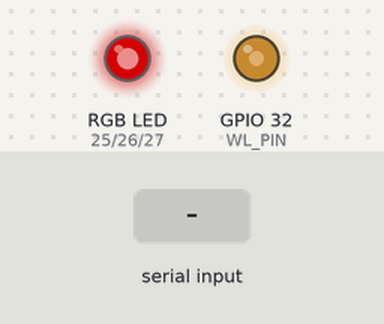
Recording of a sketch running on a simulated ESP32. Parts: an RGB LED mixed from three pins (HIGH = lit), output pins drawn as LEDs (lit = HIGH). Inputs (shaded band) come from the test bench. Dim RGB values are drawn brighter than linear; nothing arrives over Bluetooth unless stated; what the sketch prints to the serial monitor is not drawn. At 11.3 s the program restarts the board; the recording ends there.

Above: at 1.24 s.
1.3 s: "b" received over the second serial link
At 2.75 s:
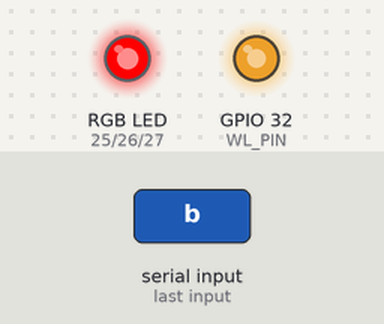
At 3.35 s:
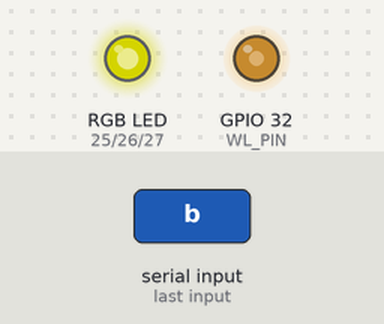
4.3 s: "k" received over the second serial link
At 4.3 s:
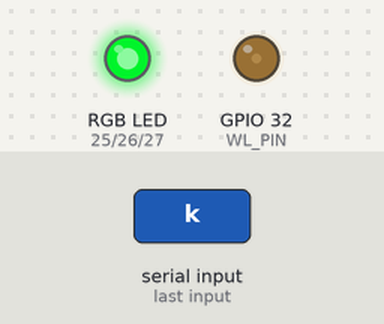
7.3 s: "l" received over the second serial link
Timing chart, 0 to 9.6 s (numbered marks = the images above; inputs shaded):
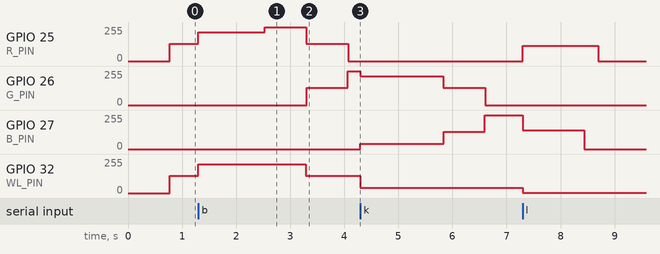

Measured:
- after the input at 1.3 s, GPIO 27 (B_PIN): stays 0/255 (without the input it goes to 119/255 after 2.5 s)
- after the input at 4.3 s, GPIO 25 (R_PIN): stays 0/255 (without the input it goes to 128/255 after 2.1 s); GPIO 32 (WL_PIN): stays 40/255 (without the input it goes to 128/255 after 0.53 s)

The sketch:

CustomMouseLights.ino
```cpp
//
//          CustomMouseLights
//           By MagAcademy30
//          Firmawe to ESP32.
//
#include "BluetoothSerial.h" // Импорт Блютуз библиотеки

// Настройки
#define VERSION "0.1v By MagAcademy30" // Версия прошивки
#define BT_NAME "CML_BL" // Имя в сети блютуз устроиств
#define BT_PASS "0000" // Пароль от блютуза, не работает пока.
#define WL_DEFSPEED 5 // Стандартная скорость колеса мыши
#define LG_DEFSPEED 5 // Стандартная скорость лого/корпуса мыши
#define DEFAULT_MODE 2 // Стандартный эффект (1 - Пульс, 2 - "Дыхание", 3 - Сплошной цвет)
#define ST_PULSE 3 // Стандартный цвет для пульса (1 = Красный(Лого/Корпус), 2 = Зелёный(Лого/Корпус), 3 = Синий(Лого/Корпус))
#define DEFAULT_R 0 // Стандартный красный для сплошного цвета
#define DEFAULT_G 0 // Стандартный зелёный для сплошного цвета
#define DEFAULT_B 255 // Стандартный синий для сплошного цвета


#define freq 5000 // --
#define resolution 8 // --
#define WL_CH 0 // Канал для колеса
#define R_CH 1 // Канал для ргб
#define G_CH 2 // Канал для ргб
#define B_CH 3 // Канал для ргб

// Пины
#define WL_PIN 32 // Пин светодиода колеса мыши
#define R_PIN 25 // R пин ргб светодиода
#define G_PIN 26 // G пин ргб светодиода
#define B_PIN 27 // B пин ргб светодиода

// Не изменять
int WL_TEMP;
int R_TEMP;
int G_TEMP;
int B_TEMP;
bool WL_TEMPBL;
bool R_TEMPBL;
bool G_TEMPBL;
bool B_TEMPBL;
int NEED = 1;
int R = DEFAULT_R;
int G = DEFAULT_G;
int B = DEFAULT_B;
int TH_PL = ST_PULSE;
int MODE = DEFAULT_MODE;
int WLSP = WL_DEFSPEED;
int LGSP = LG_DEFSPEED;
unsigned long swim_time, pulse_time, wl_time;

// Инит библиотек
BluetoothSerial mon;


void SetColor(int RC, int GC, int BC) {
  R_TEMP = RC;
  G_TEMP = GC;
  B_TEMP = BC;
}

void Pulse(int ch, int funcdelay) {
  int tempval = 0; bool pulsereverse;
  if (ch == 1) {tempval = R_TEMP; pulsereverse = R_TEMPBL;}
  if (ch == 2) {tempval = G_TEMP; pulsereverse = G_TEMPBL;}
  if (ch == 3) {tempval = B_TEMP; pulsereverse = B_TEMPBL;}
  if (tempval >= 255) {pulsereverse = 1;}
  if (tempval <= 0) {pulsereverse = 0;}
  if (millis() - pulse_time > funcdelay) {
    pulse_time = millis();
    if (pulsereverse) {tempval--;}
    if (!pulsereverse) {tempval++;}
  }
  if (ch == 1) {R_TEMP = tempval; R_TEMPBL = pulsereverse;}
  if (ch == 2) {G_TEMP = tempval; G_TEMPBL = pulsereverse;}
  if (ch == 3) {B_TEMP = tempval; B_TEMPBL = pulsereverse;}
}

void Wheel(int funcdelay) {
  int tempval = 0; bool pulsereverse;
  tempval = WL_TEMP; pulsereverse = WL_TEMPBL;
  if (tempval >= 255) {pulsereverse = 1;}
  if (tempval <= 0) {pulsereverse = 0;}
  if (millis() - wl_time > funcdelay) {
    wl_time = millis();
    if (pulsereverse) {tempval--;}
    if (!pulsereverse) {tempval++;}
  }
  WL_TEMP = tempval; WL_TEMPBL = pulsereverse;
}

void Swim(int funcdelay) {
  if (millis() - swim_time > funcdelay) {
    swim_time = millis();
    if (R_TEMP <= 255) {
      if (NEED == 1) {
        if (B_TEMP != 0) {B_TEMP--;}
        R_TEMP++;
        Serial.println("RED");
      }
    } else {NEED = 2;}
    if (G_TEMP <= 255) {
      if (NEED == 2) {
        if (R_TEMP != 0) {R_TEMP--;}
        G_TEMP++;
        Serial.println("GREEN");
      }
    } else {NEED = 3;}
    if (B_TEMP <= 255) {
      if (NEED == 3) {
        if (G_TEMP != 0) {G_TEMP--;}
        B_TEMP++;
        Serial.println("BLUE");
      }
    } else {NEED = 1;}
  }
}

void UpdateLed() {
  ledcWrite(WL_CH, WL_TEMP);
  ledcWrite(R_CH, R_TEMP);
  ledcWrite(G_CH, G_TEMP);
  ledcWrite(B_CH, B_TEMP);
}

void ClearLedInt() {
  WL_TEMP = 0;
  R_TEMP = 0;
  G_TEMP = 0;
  B_TEMP = 0;
}

void EffectsTick() {
  if (MODE == 1) {
    Pulse(TH_PL, LGSP);
  }
  if (MODE == 2) {
    Swim(LGSP);
  }
  if (MODE == 3) {
    SetColor(R, G, B);
  }
  Wheel(WLSP);
  UpdateLed();
}

void BluetoothTick() {
  if (mon.available() > 0) {
    char recv = mon.read();
    int rint = mon.parseInt();
    switch (recv) {
      case 'h':
        mon.print("CustomMouseLights ");
        mon.println(VERSION);
        mon.println("comma:");
        mon.println(" h - help");
        mon.println(" m<val> - Mode (1 - Pulse, 2 - Swim, 3 - JCM(JustColorMode)");
        mon.println(" t<VAL> - Standard color for pulse(1 - R, 2 - G, 3 - B)");
        mon.println(" r<1-255> - R color for JCM");
        mon.println(" g<1-255> - G color for JCM");
        mon.println(" b<1-255> - B color for JCM");
        mon.println(" k - Wheel speed");
        mon.println(" l - Logo speed");
        mon.println(" f - Reboot ESP32");
        break;
      case 'm':
        MODE = rint;
        ClearLedInt();
        mon.println("\n OK");
        break;
      case 't':
        TH_PL = rint;
        ClearLedInt();
        break;
      case 'r':
        R = rint;
        mon.println("\n OK");
        break;
      case 'g':
        G = rint;
        mon.println("\n OK");
        break;
      case 'b':
        B = rint;
        mon.println("\n OK");
        break;
      case 'k':
        WLSP = rint;
        mon.println("\n OK");
        break;
      case 'l':
        LGSP = rint;
        mon.println("\n OK");
        break;
      case 'f':
        ESP.restart();
        break;
    }
  }
}

void setup() {
  Serial.begin(115200);
  mon.begin(BT_NAME);

  ledcSetup(WL_CH, freq, resolution);
  ledcSetup(R_CH, freq, resolution);
  ledcSetup(G_CH, freq, resolution);
  ledcSetup(B_CH, freq, resolution);
  ledcAttachPin(WL_PIN, WL_CH);
  ledcAttachPin(R_PIN, R_CH);
  ledcAttachPin(G_PIN, G_CH);
  ledcAttachPin(B_PIN, B_CH);
  ClearLedInt();
}

void loop() {
  BluetoothTick();
  EffectsTick();
}
```
